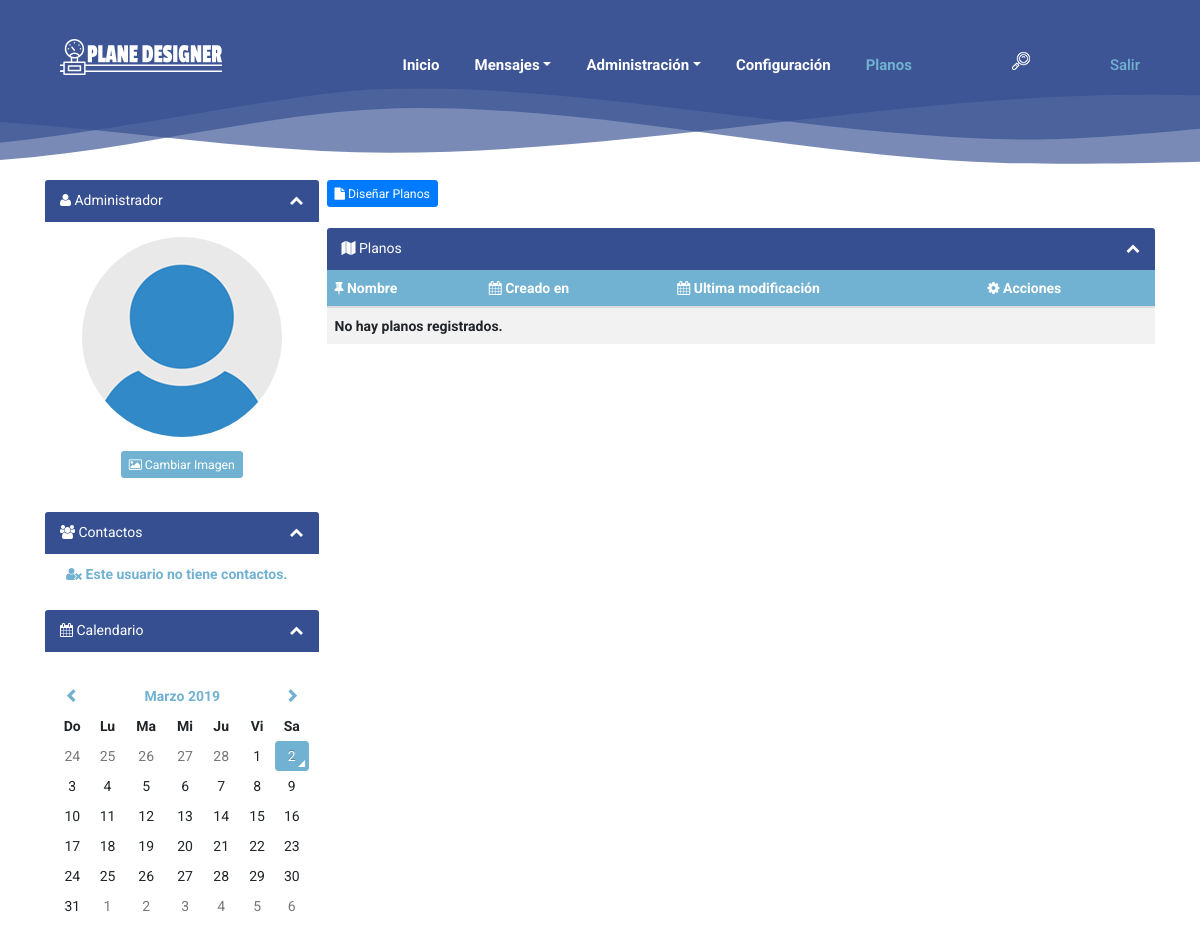
The page /php/sau-planos.php (signed in) on the database as committed earlier.
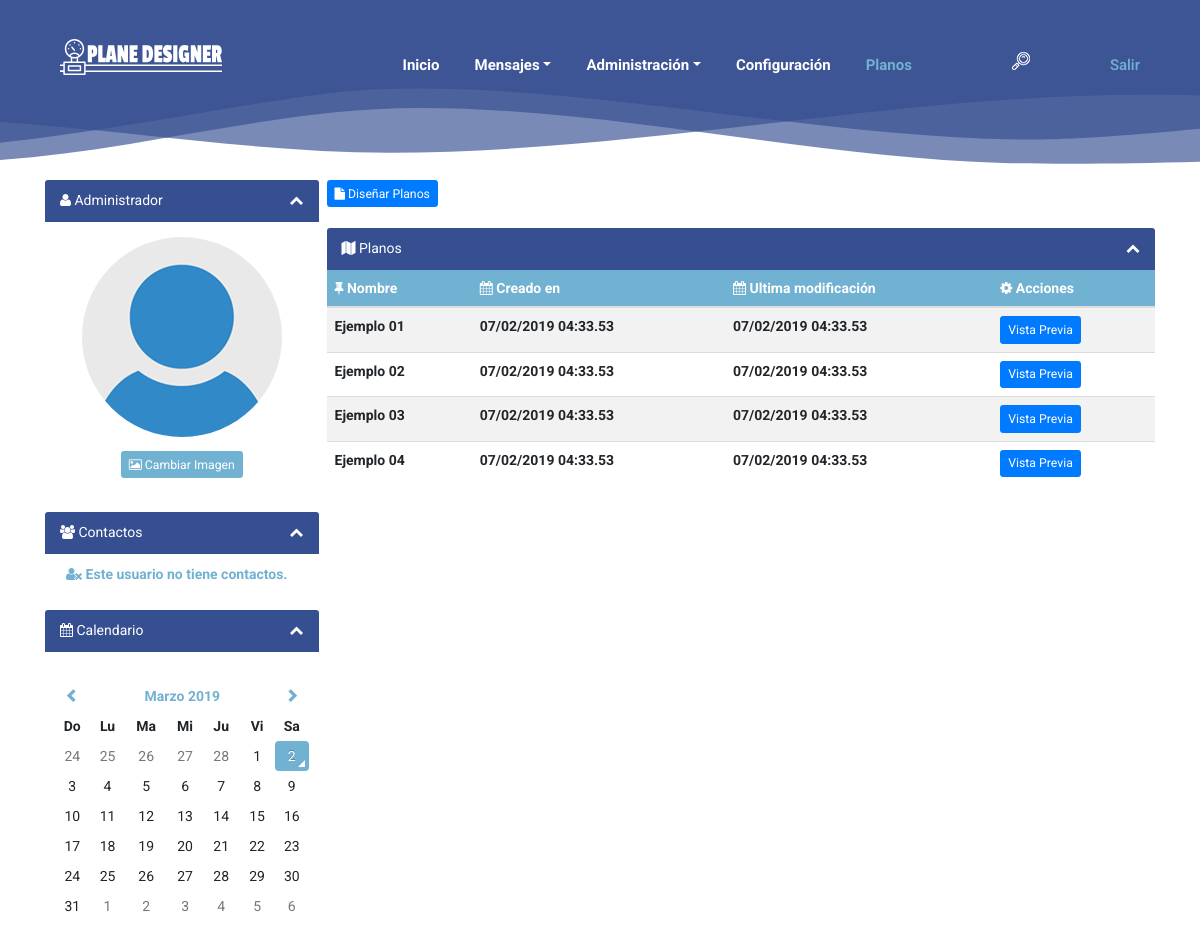
The same page on the database as committed later.
### tables this page shows
CREATE TABLE IF NOT EXISTS `usuarios` (
  `idusuario` int(11) NOT NULL,
  `nombre` varchar(250) DEFAULT NULL,
  `apellido` varchar(250) DEFAULT NULL,
  `profile` varchar(250) DEFAULT NULL,
  `email` varchar(100) DEFAULT NULL,
  `password` varchar(250) DEFAULT NULL,
  `registro` date DEFAULT NULL,
  `permalink` varchar(250) DEFAULT NULL,
  `activo` int(11) DEFAULT NULL,
  `ranker` int(11) DEFAULT NULL
);

CREATE TABLE IF NOT EXISTS `draw` (
    `ident`       int unsigned                          NOT NULL auto_increment,
    `name`        varchar(128)                          NOT NULL,
    `data`        mediumtext                            NOT NULL,
    `image`       blob                                  NULL,
    `usuario`     int(11)                               NOT NULL,
    `ts_created`  int(11)                               NOT NULL,
    `ts_modified` int(11)                               NOT NULL,
    PRIMARY KEY (`ident`),
    UNIQUE INDEX (`name`),
    FOREIGN KEY (`usuario`) REFERENCES `usuarios`(`idusuario`) ON UPDATE CASCADE ON DELETE RESTRICT
) DEFAULT;

### php/sau-admin/sau-conexion.php (called while the page is built, shortened)
<?php
class Conexion {
    private static $instancia;
    private $dbh;
    private function __construct() {
        try {
            $this->dbh = new PDO('mysql:host='.HOST.';dbname='.DBNAME, DBUSER, DBPASSWORD);
            $this->dbh->exec("SET CHARACTER SET utf8");
        } catch (PDOException $e) {
            print "Error!: " . $e->getMessage();
            die();
        }
    }
    public function prepare($sql) {
        return $this->dbh->prepare($sql);
    }
    public static function singleton_conexion() {
        if (!isset(self::$instancia)) {
            self::$instancia = new $miclase;
        }
       return self::$instancia;
    }
}

### php/sau-includes/sau-functions.php (the view, shortened to what this page needs)
<?php
function getpreference($iduser){
    $conexion = Conexion::singleton_conexion();
    $SQL = "SELECT * FROM preferiences WHERE usuario = :usuario LIMIT 1";
    $sentence = $conexion -> prepare($SQL);
    $sentence -> bindParam(':usuario',$iduser, PDO::PARAM_STR);
    $sentence ->execute();
    $results = $sentence -> fetchAll();
    if (empty($results)) {
        getstyle(1);
    }else{
        foreach ($results as $key){
            saulanger($key['lang']);
            getstyle($key['theme']);
        }
    }
}
function getstyle($style){
    if($style == 1){
        echo'<link href="css/custom/sau-default.css" rel="stylesheet">';
    }elseif ($style == 2) {
        echo'<link href="css/custom/sau-blue.css" rel="stylesheet">';
    }elseif ($style == 3) {
        echo'<link href="css/custom/sau-black.css" rel="stylesheet">';
    }elseif ($style == 4) {
        echo'<link href="css/custom/sau-gray.css" rel="stylesheet">';
    }elseif ($style == 5) {
        echo'<link href="css/custom/sau-red.css" rel="stylesheet">';
    }
}
function getprofileimg($iduser){
    $conexion = Conexion::singleton_conexion();
    $SQL = "SELECT * FROM usuarios WHERE idusuario = :idusuario";
    $sentence = $conexion -> prepare($SQL);
    $sentence -> bindParam(':idusuario',$iduser, PDO::PARAM_INT);
    $sentence ->execute();
    $results = $sentence -> fetchAll();
    if (!empty($results)) {
        foreach ($results as $key){
            if($key['profile'] == 1){
                echo'<img class="profile-image" src="img/profile-normal.png">';
            }else{
                echo'<img class="profile-image" src="'.$key['profile'].'">';
            }
        }
    }
}
function thename($iduser){
    $conexion = Conexion::singleton_conexion();
    $SQL = "SELECT * FROM usuarios WHERE idusuario = :idusuario";
    $sentence = $conexion -> prepare($SQL);
    $sentence -> bindParam(':idusuario',$iduser, PDO::PARAM_INT);
    $sentence ->execute();
    $results = $sentence -> fetchAll();
    if (!empty($results)) {
        foreach ($results as $key){
            echo $key['nombre'].' '.$key['apellido'];
        }
    }
}
function mycontacs($iduser){
    $conexion = Conexion::singleton_conexion();
    $SQL = 'SELECT usuarios.profile AS profile, usuarios.nombre AS nombre, usuarios.apellido AS apellido, usuarios.permalink FROM contacts INNER JOIN usuarios ON usuarios.idusuario = contacts.contact WHERE contacts.fromcontact = :contact ORDER BY contacts.idcontacts DESC LIMIT 16';
    $sentence = $conexion -> prepare($SQL);
    $sentence -> bindParam(':contact', $iduser, PDO::PARAM_STR);
    $sentence -> execute();
    $resultado = $sentence -> fetchAll();
    if(empty($resultado)){
        echo '<div class="col-sm-12 text-center nocontacts"><i class="fa fa-user-times"></i> '.SAULANG26.'</div>';
    }
}
function planestable(){
    $conexion = Conexion::singleton_conexion();
    $SQL = 'SELECT ident,name,ts_created,ts_modified,usuario
        FROM draw
        WHERE usuario = :usuario';
    $sentence = $conexion -> prepare($SQL);
    $sentence -> bindParam(':usuario',$_SESSION['idusuario'], PDO::PARAM_INT);
    $sentence -> execute();
    $resultados = $sentence -> fetchAll();
    if(!empty($resultados)){
        foreach($resultados as $key){
            $created = date('d/m/Y h:i.s',$key['ts_created']);
            $modified = date('d/m/Y h:i.s',$key['ts_modified']);
            $urlencode=urlencode($key['name']);
            echo '
                <tr>
                <td>'.$key['name'].'</td>
                <td>'.$created.'</td>
                <td>'.$modified.'</td>
                <td><a class="btn btn-primary btn-sm" href="draft/rest/svg.php?file='.$urlencode.'"
                    onclick="window.open(\'draft/rest/svg.php?file='.$urlencode.'\',\'name\',\'width=800,height=600\'); return false;">Vista Previa</a></td>
                </tr>';
        }
    }else{
        echo '
        <tr><td colspan="4">No hay planos registrados.</td></tr>';
    }
}

### php/sau-planos.php (shortened to what this page needs)
<?php
require_once __DIR__.'/sau-includes/sau-functions.php';
?>
<!DOCTYPE html>
<html lang="es">
    <head>
        <link rel="stylesheet" href="css/sau.css" />
        <link rel="stylesheet" href="css/style.css" />
        <link rel="stylesheet" href="css/responsive.css" />
        <?php getpreference($_SESSION['idusuario']); ?>
    </head>
    <body>
        <header class="header_area">
            <div class="container-fluid h-100">
                <div class="row h-100">
                    <div class="col-12 h-100">
                        <div class="menu_area h-100">
                            <nav class="navbar h-100 navbar-expand-lg align-items-center">
                                <a class="navbar-brand" href="escritorio"><img src="img/core-img/logo.svg"></a>
                                <div class="collapse navbar-collapse justify-content-end" id="mosh-navbar">
                                    <ul class="navbar-nav animated" id="nav">
                                        <li class="nav-item"><a class="nav-link" href="escritorio"><?php echo SAULANG1; ?></a></li>
                                        <li class="nav-item dropdown">
                                            <a class="nav-link dropdown-toggle"
                                               href="#"
                                               role="button"
                                               data-toggle="dropdown"
                                               aria-haspopup="true"
                                               aria-expanded="false"><?php echo SAULANG3; ?><?php messagesnoread(); ?></a>
                                        </li>
                                    <?php if($_SESSION['ranker']<>1){ ?>
                                        <li class="nav-item dropdown">
                                            <a class="nav-link dropdown-toggle"
                                               href="sau-admin"
                                               role="button"
                                               data-toggle="dropdown"
                                               aria-haspopup="true"
                                               aria-expanded="false"><?php echo SAULANGA; ?></a>
                                        </li>
                                    <?php } ?>
                                        <li class="nav-item"><a class="nav-link" href="config"><?php echo SAULANG4; ?></a></li>
                                        <li class="nav-item active"><a class="nav-link" href="plane">Planos</a></li>
                                    </ul>
                                    <div class="search-button">
                                        <a href="#" id="search-btn"><img src="img/core-img/search-icon.png" alt="Search"></a>
                                    </div>
                                    <div class="login-register-btn">
                                        <a href="logout"><?php echo SAULANG2; ?></a>
                                    </div>
                                </div>
                            </nav>
                        </div>
                    </div>
                </div>
            </div>
        </header>
        <div class="mosh-breadcumb-area" style="background-image: url(img/core-img/breadcrumb.svg);">
            <div class="container h-100">
                <div class="row h-100 align-items-center">
                </div>
            </div>
        </div>
        <div class="container">
            <div id="leftbar" class="col-sm-3">
                <div class="panel panel-default">
                    <div class="panel-heading"><i class="fa fa-user"></i> <?php thename($_SESSION['idusuario']); ?> <a class="collapse-block"><i class="fa fa-chevron-up"></i></a></div>
                    <div class="panel-body text-center">
                        <?php getprofileimg($_SESSION['idusuario']); ?>
                        <button class="changenowimg btn btn-default btn-sm"><i class="fa fa-picture-o"></i> <?php echo SAULANG7; ?></button>
                    </div>
                </div>
                <div class="panel panel-default">
                    <div class="panel-heading"><i class="fa fa-users"></i> <?php echo SAULANG8; ?> <a class="collapse-block"><i class="fa fa-chevron-up"></i></a></div>
                        <div id="contactos" class="panel-body">
                            <?php mycontacs($_SESSION['idusuario']); ?>
                        </div>
                    </div>
                    <div class="panel panel-default">
                        <div class="panel-heading"><i class="fa fa-calendar"></i> <?php echo SAULANG9; ?> <a class="collapse-block"><i class="fa fa-chevron-up"></i></a></div>
                        <div class="panel-body nopadding">
                            <div id="calendar-now"></div>
                        </div>
                    </div>
                </div>
                <div id="sidebar" class="col-sm-9">
                    <button type="button" class="btn btn-primary btn-sm" onclick="location.href='graficar';">
                        <i class="fa fa-file"></i>&nbsp;Diseñar Planos
                    </button>
                    <br />
                    <br />
                    <div class="panel panel-default">
                        <div class="panel-heading"><i class="fa fa-map"></i>&nbsp;Planos<a class="collapse-block"><i class="fa fa-chevron-up"></i></a></div>
                        <div class="panel-body messagesbox">
                            <table class="table table-striped">
                                <thead class="messages-table-header">
                                    <tr>
                                    <th><i class="fa fa-thumb-tack"></i>&nbsp;Nombre</th>
                                    <th><i class="fa fa-calendar"></i>&nbsp;Creado en</th>
                                    <th><i class="fa fa-calendar"></i>&nbsp;Ultima modificación</th>
                                    <th><i class="fa fa-cog"></i>&nbsp;Acciones</th>
                                    </tr>
                                </thead>
                                <tbody class="mesages-body">
                                    <?php planestable(); ?>
                                </tbody>
                            </table>
                        </div>
                    </div>
                </div>
            </div>
    </body>
</html>

### php/css/sau.css (style rules this page uses)
a,a:hover,a:focus,a:active { text-decoration: none; }
a,button { -moz-transition: all .2s ease-in; -o-transition: all .2s ease-in; -webkit-transition: all .2s ease-in; transition: all .2s ease-in; }
.table { margin-bottom: 0px; }
.profile-image { border-radius: 50%; }
.nopadding { padding: 0px; }
.panel-body { padding: 15px 10px 5px; }
.panel { width: 100%; float: left; }
.messagesbox { padding: 0px; }
.mesages-body { font-weight: bold; }

### php/css/style.css (style rules this page uses)
* { margin: 0; padding: 0; }
body, html { font-family: 'Roboto', sans-serif; }
a, a:hover, a:focus, a:active { font-weight: 700; text-decoration: none; -webkit-transition-duration: 500ms; transition-duration: 500ms; }
li { list-style: none; }
ul, ol { margin: 0; padding: 0; }
img { max-width: 100%; height: auto; }
.header_area { left: 0; position: absolute; width: 100%; z-index: 999; top: 0; padding: 0 15px; height: 120px; background-color: transparent; -webkit-transition-duration: 700ms; transition-duration: 700ms; }
.menu_area { position: relative; z-index: 2; }
.menu_area #nav .nav-link { color: #fff; display: block; font-size: 15px; -webkit-transition-duration: 500ms; transition-duration: 500ms; padding: 0 15px; }
.menu_area #nav .nav-link:hover, .menu_area #nav .nav-item.active .nav-link, .menu_area .dropdown-item:hover { color: #71B1D1; }
.login-register-btn { margin-top: 10px; }
.login-register-btn a { color: #71B1D1; display: inline-block; font-weight: 500; font-size: 15px; }
.search-button > a { margin: 0 80px; }
.navbar-nav { -webkit-transition-duration: 500ms; transition-duration: 500ms; }
.panel { background-color: #fff; border: 0 solid transparent; border-radius: 4px; box-shadow: 0 0 0 transparent; margin-bottom: 15px; }
.mosh-breadcumb-area { height: 180px; width: 100%; position: relative; z-index: 1; background-position: bottom center; }

### php/css/custom/sau-default.css (style rules this page uses)
html { font-size: 14px; }
.panel-default>.panel-heading { color: #FFF; background-color: #364f91; border-color: #364f91; }
.btn-default { color: #FFF; background-color: #71B1D1; border-color: #71B1D1; }
.collapse-block { cursor: pointer; color: #FFF; float: right; }
.nocontacts { color: #71B1D1; font-weight: bold; margin-bottom: 5px; }
.messages-table-header { background: #71B1D1; color: #FFF; }

### php/css/sau/responsive.css (style rules this page uses)
@media (min-width:768px) { #sidebar { padding: 0px 0px 0px 4px; } }
@media (min-width:768px) { #leftbar { padding: 0px 4px 0px 0px; } }
@media (min-width:768px) { #contactos { padding: 10px 10px 5px 0px; } }
@media (min-width:768px) { .navbar-nav>li>a { padding-top: 6px; padding-bottom: 6px; border-radius: 4px; margin-top: 9px; margin-right: 5px; } }

Rows that differ between the two databases and show on the page:
added draw: name "Ejemplo 01", ts_created "07/02/2019 04:33.53", ts_modified "07/02/2019 04:33.53"
added draw: name "Ejemplo 02", ts_created "07/02/2019 04:33.53", ts_modified "07/02/2019 04:33.53"
added draw: name "Ejemplo 03", ts_created "07/02/2019 04:33.53", ts_modified "07/02/2019 04:33.53"
added draw: name "Ejemplo 04", ts_created "07/02/2019 04:33.53", ts_modified "07/02/2019 04:33.53"
Other text that changed with them:
text no longer shown: "No hay planos registrados."
